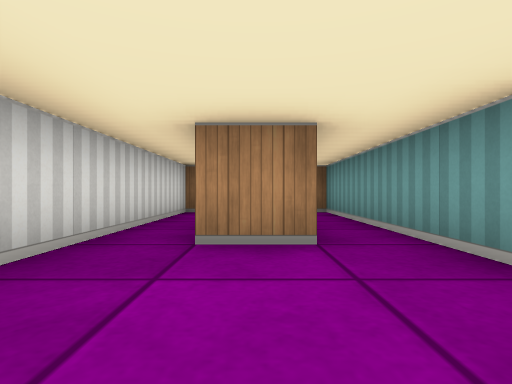
[1] (above)

13 first-person views from a walk through a cub3D level. The camera is about half as high as the walls, looks level and sees 80° across. The floor is counted in squares. Each view is taken from the middle of a square. On the plan, view 1 faces up. The plan holds only what a view shows up to about 9 squares ahead; the rest is blank.

[2]
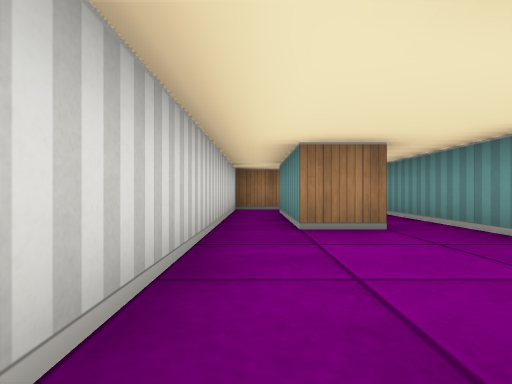

[3]
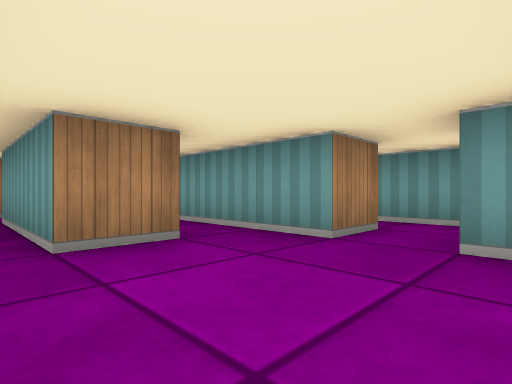

[4]
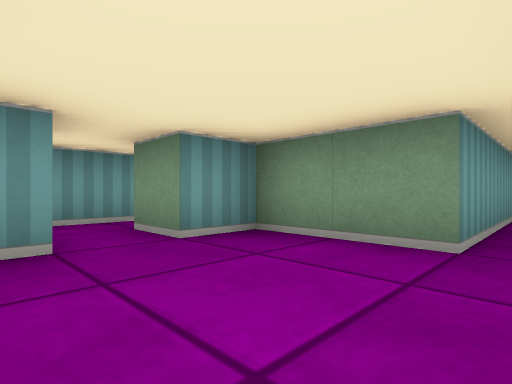

[5]
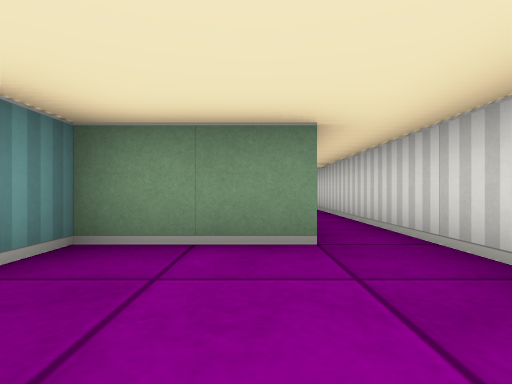

[6]
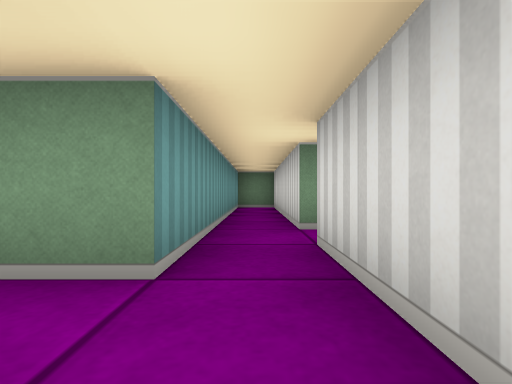

[7]
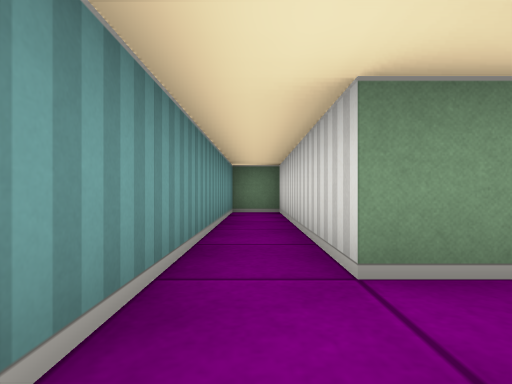

[8]
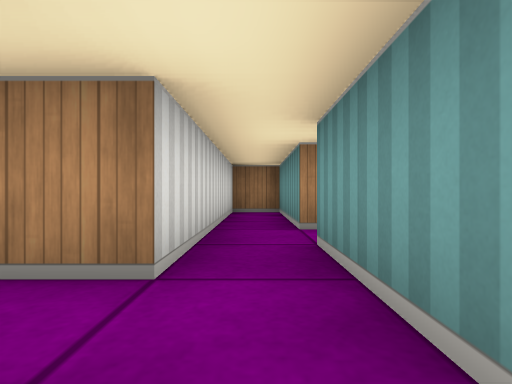

[9]
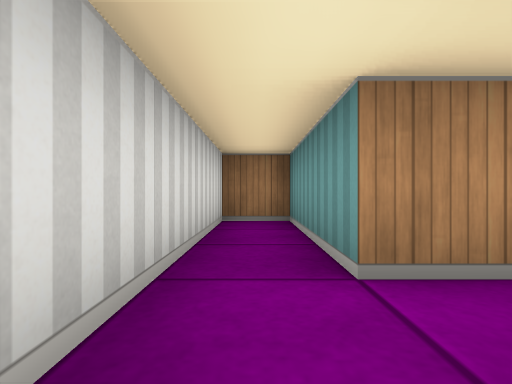

[10]
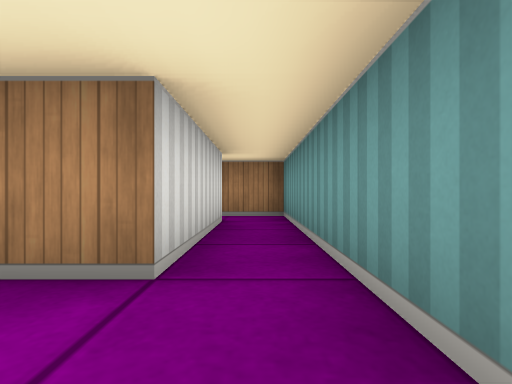

[11]
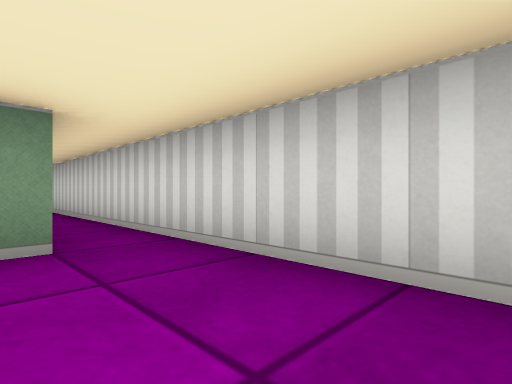

[12]
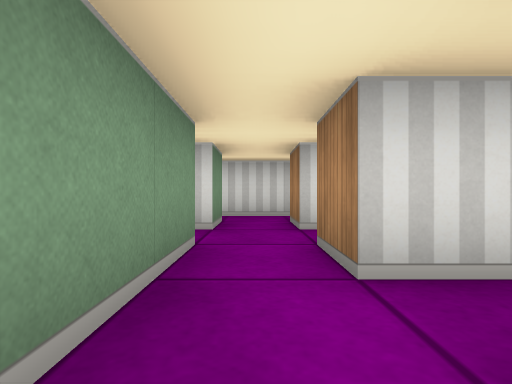

[13]
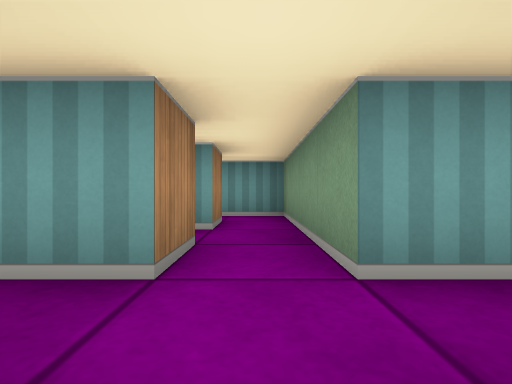

### Floor plan
Ten units are one square. View 1 is at (0, 0); x grows to the right and y downward. Boxes are objects, and circles mark ways between rooms. Rooms are numbered by the first view taken in them; rooms with no view inside come last. Other rooms are left out.
<svg viewBox="-20 -70 110 130">
<path fill="none" stroke="#000" d="M-5 36 -5 5 15 5 15 -5 25 -5M25 -15 15 -15 15 -65 -15 -65 -15 55M5 -55 5 -25 -5 -25 -5 -55M35 -25 45 -25M45 -35 35 -35 35 -65 25 -65 25 -25M25 -5 25 45 35 45 35 -25M25 -25 25 -15M65 -44 65 -35M65 -25 85 -25M85 -35 75 -35"/>
<circle cx="20" cy="-10" r="3" fill="#2a7"/>
<circle cx="30" cy="-20" r="3" fill="#2a7"/>
<text x="-10" y="30">1</text>
<text x="30" y="-40">2</text>
<text x="30" y="10">3</text>
<text x="70" y="-40">4</text>
</svg>
Room 1 opens to room 3. Room 2 opens to room 3.

Where each view was taken, in squares from view 1:
view 1: 0 up, 0 right, facing up
view 2: 1 down, 1 left, facing up
view 3: 0 up, 1 left, facing up-right
view 4: 2 up, 1 left, facing down-right
view 5: 2 up, 0 right, facing down
view 6: 4 up, 3 right, facing down
view 7: 2 up, 3 right, facing down
view 8: 0 up, 3 right, facing up
view 9: 2 up, 3 right, facing up
view 10: 1 up, 1 right, facing up
view 11: 2 up, 0 right, facing down-left
view 12: 3 up, 8 right, facing left
view 13: 3 up, 4 right, facing right
